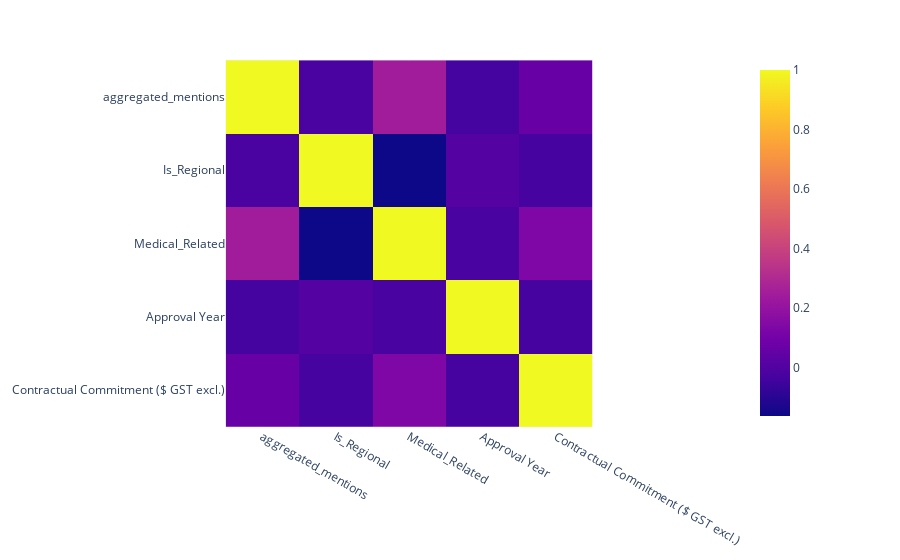

Notebook code cell kept with this figure:
### Markdown cell above
Potential logistic regression on idenifying medical

### Code cell
combined_df = pd.merge(advance_df, nmf_annual_topic_df[nmf_annual_topic_df["Topic"] == "COVID 1"], left_on="Approval Year", right_on = "article_year")
combined_df = combined_df.reset_index()

combined_df["Is_Regional"] = combined_df["LGA Status"] == "Regional Councils"

combined_df = combined_df[["aggregated_mentions", "Is_Regional", "Medical_Related" , "Approval Year", "Contractual Commitment ($ GST excl.)"]]

#This is obviously bad at predicting the patients with actual thyroid cancer... need to focus only on the related variables
px.imshow(combined_df.corr())

### Figure 1 — Plotly figure (JSON) as saved in the notebook; plotly's stock layout.template omitted (floating-point values rounded to 4 significant figures)
{"data": [{"coloraxis": "coloraxis", "hovertemplate": "x: %{x}<br>y: %{y}<br>color: %{z}<extra></extra>", "name": "0", "type": "heatmap", "x": ["aggregated_mentions", "Is_Regional", "Medical_Related", "Approval Year", "Contractual Commitment ($ GST excl.)"], "xaxis": "x", "y": ["aggregated_mentions", "Is_Regional", "Medical_Related", "Approval Year", "Contractual Commitment ($ GST excl.)"], "yaxis": "y", "z": [[1, -0.02172, 0.2444, -0.03405, 0.06481], [-0.02172, 1, -0.1618, 0.009531, -0.02967], [0.2444, -0.1618, 1, -0.02294, 0.1324], [-0.03405, 0.009531, -0.02294, 1, -0.02875], [0.06481, -0.02967, 0.1324, -0.02875, 1]]}], "layout": {"coloraxis": {"colorscale": [[0, "#0d0887"], [0.1111, "#46039f"], [0.2222, "#7201a8"], [0.3333, "#9c179e"], [0.4444, "#bd3786"], [0.5556, "#d8576b"], [0.6667, "#ed7953"], [0.7778, "#fb9f3a"], [0.8889, "#fdca26"], [1, "#f0f921"]]}, "margin": {"t": 60}, "xaxis": {"anchor": "y", "constrain": "domain", "domain": [0, 1], "scaleanchor": "y"}, "yaxis": {"anchor": "x", "autorange": "reversed", "constrain": "domain", "domain": [0, 1]}}}
